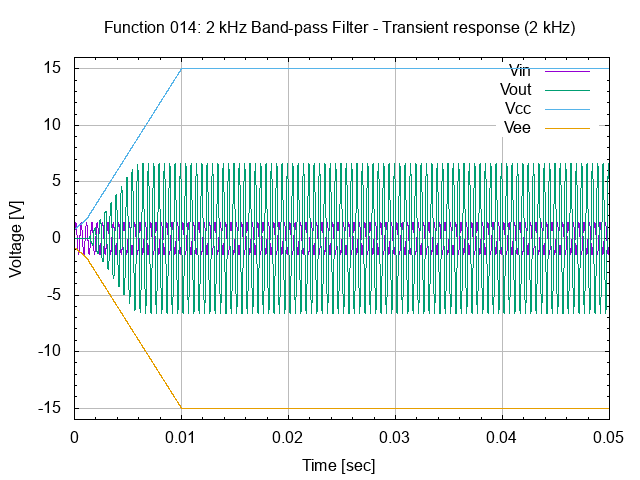

Here is the gnuplot script that generated this plot:
# set terminal
set term png

#set graph
set output "26.014.00.01.01.01.png"
set title "Function 014: 2 kHz Band-pass Filter - Transient response (2 kHz)"

# setup Y-axis
set yrange [-16:16]
set grid ytics lt 1 lw 1 lc rgb "#bbbbbb"
set mytics
set ylabel "Voltage [V]"

# setup X-axis
set grid xtics lt 1 lw 1 lc rgb "#bbbbbb"
set mxtics
set xlabel "Time [sec]"

# setup plot style
set style data lines
plot '26.014.00.01.01.dat' using 1:2 title "Vin", \
     '26.014.00.01.01.dat' using 1:3 title "Vout", \
     '26.014.00.01.01.dat' using 1:4 title "Vcc", \
     '26.014.00.01.01.dat' using 1:5 title "Vee"

# set output back to default
set output

# reset terminal type
set terminal pop
